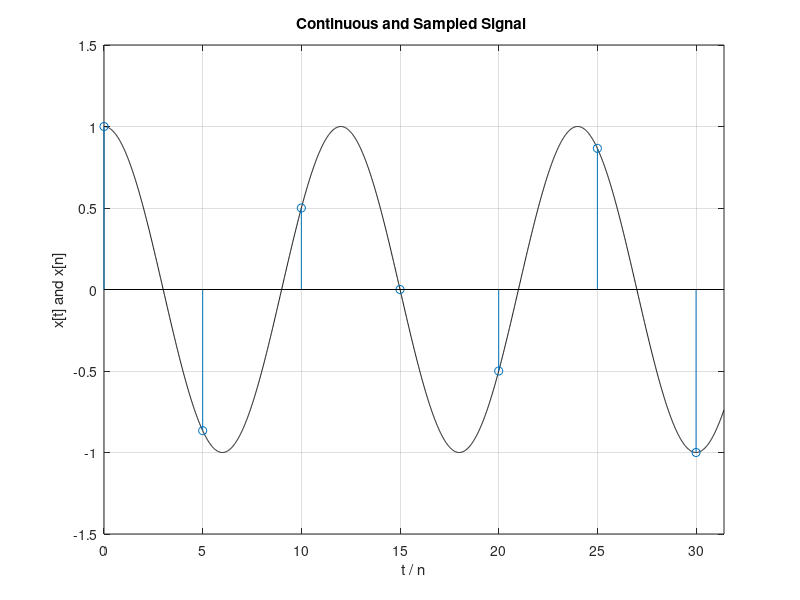

MATLAB code for this plot:
T=5;
t=[0:0.01:10*pi];
x_t = cos((2*pi.*t)/12);


plot(t,x_t,'k');
axis([0 10*pi -1.5 1.5]);

%sample the signal
nmin = ceil(min(t)/ T);
nmax = floor(max(t) / T);
n =[nmin:nmax];
grid
hold on
x_n=cos((2*pi.*n*T)/12);
stem(n*T,x_n)
axis([0 10*pi -1.5 1.5]);
xlabel('t / n');ylabel('x[t] and x[n]');title('Continuous and Sampled Signal ');
